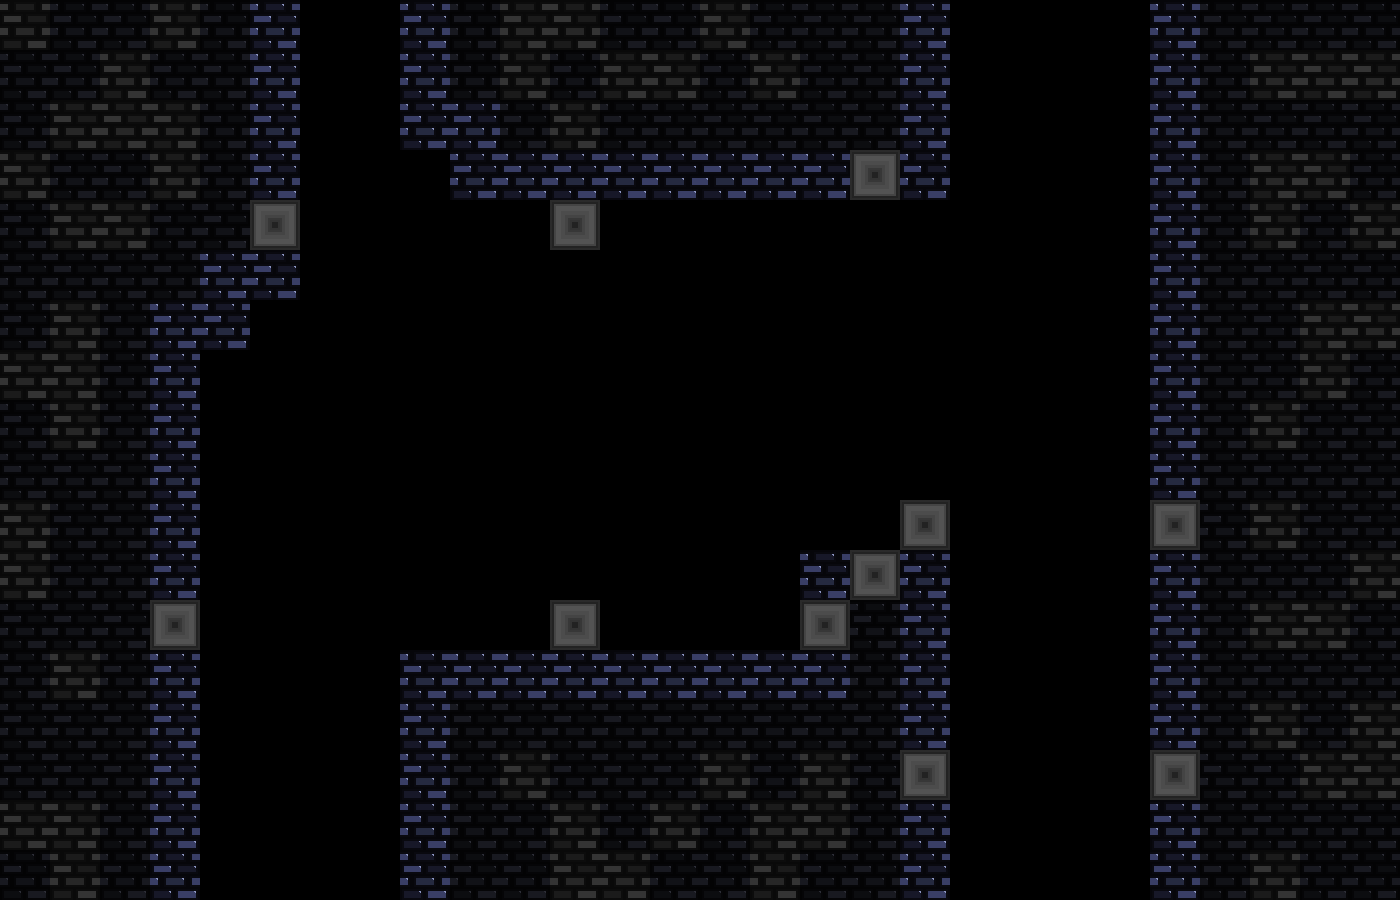

This game map was drawn from its Tiled (.tmx) file and the tilesets committed beside it. A one-line description and the trimmed map source follow:
An orthogonal 28x18 tile map with 50x50 px tiles, 2 tile layers (tiles-deco, tiles-main), 6 tilesets and 55 objects (38x laser, 11x warp, 4x spike, 2x trampoline).

<map version="1.10" tiledversion="1.11.2" orientation="orthogonal" renderorder="right-down" width="28" height="18" tilewidth="50" tileheight="50" infinite="0" nextlayerid="17" nextobjectid="96">
 <properties>
  <property name="songName" value="rain" />
 </properties>
 <tileset firstgid="1" source="ch1-tiles.tsx" />
 <tileset firstgid="81" source="../../textures/trampoline.tsx" />
 <tileset firstgid="84" source="../../textures/save.tsx" />
 <tileset firstgid="85" source="../../textures/spike.tsx" />
 <tileset firstgid="93" source="../../textures/laser.tsx" />
 <tileset firstgid="111" source="../../textures/transition-tiles.tsx" />
 <layer id="5" name="tiles-deco" width="28" height="18">
  <data>[504 cells, 206 non-empty, 4 distinct tile ids]</data>
 </layer>
 <layer id="1" name="tiles-main" width="28" height="18">
  <data>[504 cells, 76 non-empty, 2 distinct tile ids]</data>
 </layer>
 <objectgroup id="8" name="save" />
 <objectgroup id="7" name="trampoline">
  <object id="32" name="trampoline" gid="81" x="650" y="650" width="50" height="50" />
  <object id="85" name="trampoline" gid="81" x="700" y="650" width="50" height="50" />
 </objectgroup>
 <objectgroup id="9" name="spike-normal">
  <object id="67" name="spike" gid="89" x="550" y="600" width="50" height="50">
   <properties>
    <property name="id" value="4" />
   </properties>
  </object>
  <object id="71" name="spike" gid="85" x="900" y="500" width="50" height="50">
   <properties>
    <property name="id" value="0" />
   </properties>
  </object>
  <object id="72" name="spike" gid="89" x="800" y="550" width="50" height="50">
   <properties>
    <property name="id" value="4" />
   </properties>
  </object>
  <object id="73" name="spike" gid="92" x="750" y="600" width="50" height="50">
   <properties>
    <property name="id" value="7" />
   </properties>
  </object>
 </objectgroup>
 <objectgroup id="10" name="laser">
  <object id="33" name="laser" gid="93" x="600" y="650" width="50" height="50">
   <properties>
    <property name="direction" value="h" />
   </properties>
  </object>
  <object id="34" name="laser" gid="93" x="650" y="650" width="50" height="50">
   <properties>
    <property name="direction" value="h" />
   </properties>
  </object>
  <object id="35" name="laser" gid="93" x="700" y="650" width="50" height="50">
   <properties>
    <property name="direction" value="h" />
   </properties>
  </object>
  <object id="36" name="laser" gid="93" x="750" y="650" width="50" height="50">
   <properties>
    <property name="direction" value="h" />
   </properties>
  </object>
  <object id="37" name="laser" gid="93" x="950" y="550" width="50" height="50">
   <properties>
    <property name="direction" value="h" />
   </properties>
  </object>
  <object id="38" name="laser" gid="93" x="1000" y="550" width="50" height="50">
   <properties>
    <property name="direction" value="h" />
   </properties>
  </object>
  <object id="39" name="laser" gid="93" x="1050" y="550" width="50" height="50">
   <properties>
    <property name="direction" value="h" />
   </properties>
  </object>
  <object id="40" name="laser" gid="93" x="1100" y="550" width="50" height="50">
   <properties>
    <property name="direction" value="h" />
   </properties>
  </object>
  <object id="41" name="laser" gid="99" x="850" y="550" width="50" height="50">
   <properties>
    <property name="direction" value="v" />
   </properties>
  </object>
  <object id="42" name="laser" gid="99" x="850" y="500" width="50" height="50">
   <properties>
    <property name="direction" value="v" />
   </properties>
  </object>
  <object id="43" name="laser" gid="99" x="850" y="450" width="50" height="50">
   <properties>
    <property name="direction" value="v" />
   </properties>
  </object>
  <object id="44" name="laser" gid="99" x="850" y="250" width="50" height="50">
   <properties>
    <property name="direction" value="v" />
   </properties>
  </object>
  <object id="45" name="laser" gid="99" x="550" y="600" width="50" height="50">
   <properties>
    <property name="direction" value="v" />
   </properties>
  </object>
  <object id="46" name="laser" gid="99" x="550" y="550" width="50" height="50">
   <properties>
    <property name="direction" value="v" />
   </properties>
  </object>
  <object id="47" name="laser" gid="99" x="550" y="500" width="50" height="50">
   <properties>
    <property name="direction" value="v" />
   </properties>
  </object>
  <object id="49" name="laser" gid="99" x="550" y="450" width="50" height="50">
   <properties>
    <property name="direction" value="v" />
   </properties>
  </object>
  <object id="51" name="laser" gid="93" x="200" y="650" width="50" height="50">
   <properties>
    <property name="direction" value="h" />
   </properties>
  </object>
  <object id="52" name="laser" gid="93" x="350" y="650" width="50" height="50">
   <properties>
    <property name="direction" value="h" />
   </properties>
  </object>
  <object id="53" name="laser" gid="93" x="400" y="650" width="50" height="50">
   <properties>
    <property name="direction" value="h" />
   </properties>
  </object>
  <object id="54" name="laser" gid="93" x="450" y="650" width="50" height="50">
   <properties>
    <property name="direction" value="h" />
   </properties>
  </object>
  <object id="55" name="laser" gid="93" x="500" y="650" width="50" height="50">
   <properties>
    <property name="direction" value="h" />
   </properties>
  </object>
  <object id="56" name="laser" gid="107" x="250" y="650" width="50" height="50">
   <properties>
    <property name="direction" value="hoff" />
   </properties>
  </object>
  <object id="57" name="laser" gid="107" x="300" y="650" width="50" height="50">
   <properties>
    <property name="direction" value="hoff" />
   </properties>
  </object>
  <object id="58" name="laser" gid="105" x="550" y="350" width="50" height="50">
   <properties>
    <property name="direction" value="voff" />
   </properties>
  </object>
  <object id="59" name="laser" gid="105" x="550" y="300" width="50" height="50">
   <properties>
    <property name="direction" value="voff" />
   </properties>
  </object>
  <object id="60" name="laser" gid="105" x="850" y="350" width="50" height="50">
   <properties>
    <property name="direction" value="voff" />
   </properties>
  </object>
  <object id="61" name="laser" gid="105" x="850" y="400" width="50" height="50">
   <properties>
    <property name="direction" value="voff" />
   </properties>
  </object>
  <object id="62" name="laser" gid="105" x="850" y="300" width="50" height="50">
   <properties>
    <property name="direction" value="voff" />
   </properties>
  </object>
  <object id="63" name="laser" gid="107" x="950" y="800" width="50" height="50">
   <properties>
    <property name="direction" value="hoff" />
   </properties>
  </object>
  <object id="64" name="laser" gid="107" x="1000" y="800" width="50" height="50">
   <properties>
    <property name="direction" value="hoff" />
   </properties>
  </object>
  </objectgroup>
 <objectgroup id="11" name="bg">
  <properties>
   <property name="bgName" value="bgMountains" />
  </properties>
 </objectgroup>
 <objectgroup id="12" name="mapEffect">
  <properties>
   <property name="effectType" value="fog" />
  </properties>
 </objectgroup>
 <objectgroup id="13" name="music">
  <properties>
   <property name="songName" value="rain" />
  </properties>
 </objectgroup>
 <objectgroup id="14" name="warps">
  <!-- 11 objects omitted --></objectgroup>
 <objectgroup id="15" name="topEffect">
  <properties>
   <property name="topEffectType" value="" />
  </properties>
 </objectgroup>
 <objectgroup id="16" name="foregroundEffect">
  <properties>
   <property name="foregroundEffectType" value="rain" />
  </properties>
 </objectgroup>
</map>
<!-- 19 of 55 objects omitted -->
